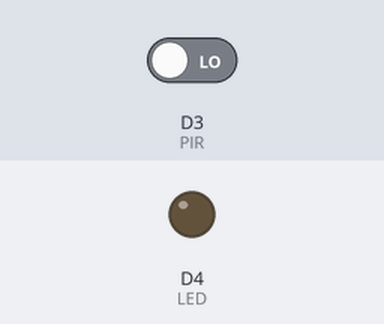
The sketch below on a simulated ESP8266 (NodeMCU). On the bench: output pins drawn as LEDs (lit = HIGH). Inputs (shaded band) come from the test bench; at power-on: D3 (PIR) LOW. WiFi joins after 1.5 s; servers stay silent unless stated; uploads are accepted with an empty reply; what the sketch prints to the serial monitor is not drawn.

Above: at 2.7 s.
2.8 s: D3 (PIR) driven HIGH
At 3.4 s:
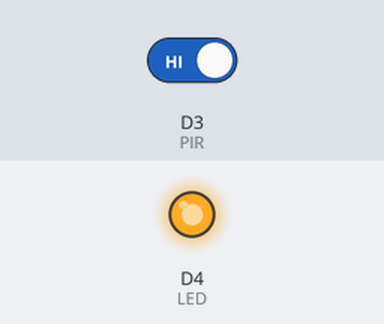
Timing chart, 0 to 5.8 s (numbered marks = the images above; inputs shaded):
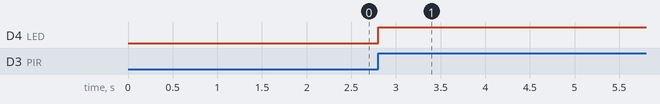

Measured:
- after the input at 2.8 s, D4 (LED): LOW → HIGH at once

The sketch:

ejercicio2.ino
```cpp
#include <Arduino.h>
#include <ESP8266WiFi.h>
#include <ESP8266HTTPClient.h>
#include <WiFiClientSecureBearSSL.h>
#define PIR D3
#define LED BUILTIN_LED

const char* ssid = "SSID";
const char* password = "PASSWORD";
const String url = "https://www.example.com";              // slack incoming webhook here!
volatile byte state = LOW;

ICACHE_RAM_ATTR void interrupt_routine() {
  state = HIGH;
  Serial.println("interrupt");
}

void setup() {
  Serial.begin(115200);
  Serial.println(F("WiFi begin!"));
  WiFi.mode(WIFI_STA);
  WiFi.begin(ssid, password);

  while (WiFi.status() != WL_CONNECTED) {
    delay(500);
    Serial.print(".");
  }

  Serial.println(F("\n\rWiFi connected!"));

  pinMode(PIR, INPUT_PULLUP);
  pinMode(LED, OUTPUT);
  attachInterrupt(digitalPinToInterrupt(PIR), interrupt_routine, RISING);
}

void postData(String data) {
  std::unique_ptr<BearSSL::WiFiClientSecure>client(new BearSSL::WiFiClientSecure);
  client->setInsecure();
  HTTPClient https;

  if (https.begin(*client, url)) {
    String postData =                                          // slack payload here
      "payload={"
        "\"channel\": \"#iot-examples\","
        "\"username\": \"webhookbot\", "
        "\"text\": \"" + data + "\", "
        "\"icon_emoji\": \":tada:\""
      "}";
    Serial.println("[HTTPS] GET...");
    https.addHeader("Content-Type", "application/x-www-form-urlencoded");
    int httpCode = https.POST(postData);

    if (httpCode > 0) {
      Serial.printf("[HTTPS] GET... code: %d\n", httpCode);

      if (httpCode == HTTP_CODE_OK) {
        String payload = https.getString();
        Serial.println(String("[HTTPS] Received payload: ") + payload);
      }
    } else {
      Serial.printf("[HTTPS] GET... failed, error: %s\n\r", https.errorToString(httpCode).c_str());
    }

    https.end();
  } else {
    Serial.printf("[HTTPS] Unable to connect\n\r");
  }
}

void loop() {
  if (state == HIGH) {
    digitalWrite(LED, HIGH);
    postData("Movement detected!");
    delay(500);
  }

  if (state == HIGH) {
    Serial.println("low");
    state = LOW;
    digitalWrite(state,LOW);
  }
}
```
